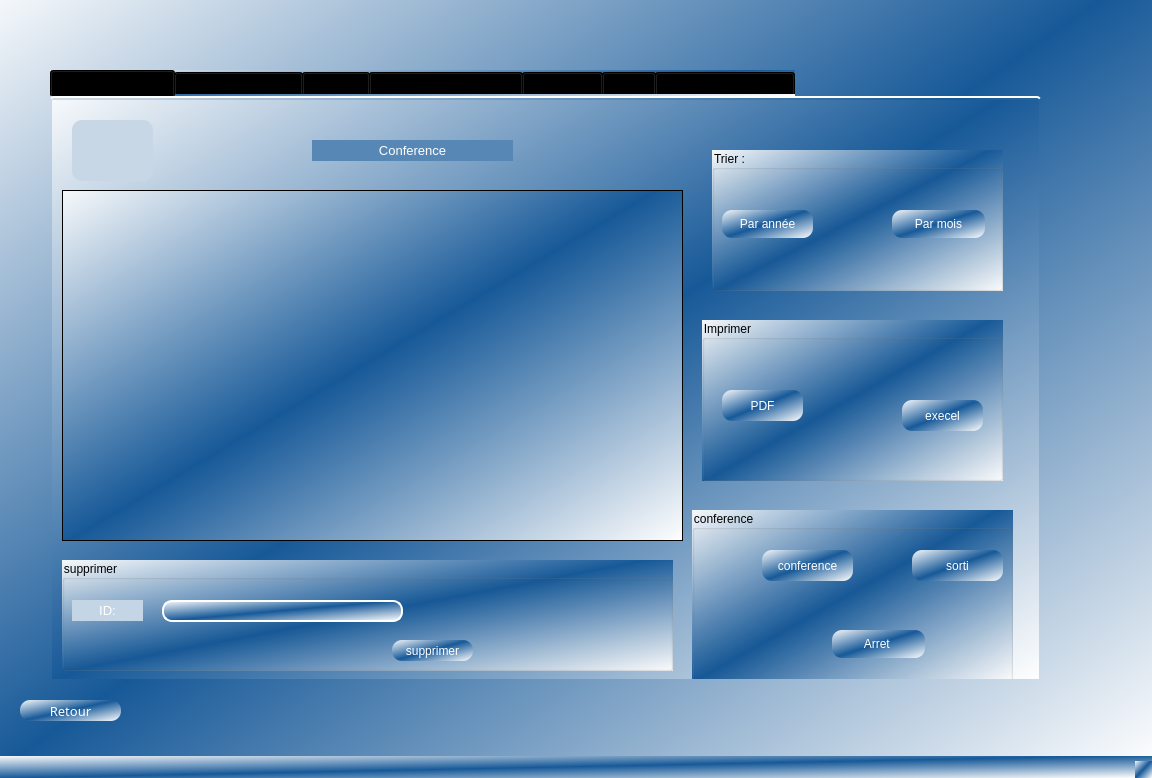
<?xml version="1.0" encoding="UTF-8"?>
<ui version="4.0">
 <class>Conference1</class>
 <widget class="QMainWindow" name="Conference1">
  <property name="geometry">
   <rect>
    <x>0</x>
    <y>0</y>
    <width>1152</width>
    <height>778</height>
   </rect>
  </property>
  <property name="windowTitle">
   <string>MainWindow</string>
  </property>
  <property name="styleSheet">
   <string notr="true">background-color: qlineargradient(spread:reflect, x1:0.478, y1:0.505682, x2:1, y2:1, stop:0 rgba(23, 89, 152, 255), stop:1 rgba(255, 255, 255, 255));</string>
  </property>
  <widget class="QWidget" name="centralwidget">
   <widget class="QTabWidget" name="tabWidget">
    <property name="geometry">
     <rect>
      <x>50</x>
      <y>70</y>
      <width>991</width>
      <height>611</height>
     </rect>
    </property>
    <property name="styleSheet">
     <string notr="true">
QTabWidget::pane { /* The tab widget frame */
    border-top: 2px solid #C2C7CB;
   border-color:white;
border-top-left-radius: 4px;
    border-top-right-radius: 4px;
    min-width: 8ex;
padding: 2px;
    top: -0.5em;
}
QTabBar::tab:selected, QTabBar::tab:hover {
    background: qlineargradient(x1: 0, y1: 0, x2: 0, y2: 1,
                                stop: 0 #fafafa, stop: 0.4 #f4f4f4,
                                stop: 0.5 #e7e7e7, stop: 1.0 #fafafa);
}
QTabWidget::scroller { /* the width of the scroll buttons */
    width: 20px;
}
</string>
    </property>
    <property name="currentIndex">
     <number>0</number>
    </property>
    <widget class="QWidget" name="tab">
     <attribute name="title">
      <string>Affiche conference</string>
     </attribute>
     <widget class="QLabel" name="label_9">
      <property name="geometry">
       <rect>
        <x>260</x>
        <y>40</y>
        <width>201</width>
        <height>21</height>
       </rect>
      </property>
      <property name="styleSheet">
       <string notr="true">background-color: rgb(87, 135, 181);</string>
      </property>
      <property name="text">
       <string>&lt;html&gt;&lt;head/&gt;&lt;body&gt;&lt;p align=&quot;center&quot;&gt;&lt;span style=&quot; font-size:10pt; color:#ffffff;&quot;&gt;Conference&lt;/span&gt;&lt;/p&gt;&lt;/body&gt;&lt;/html&gt;</string>
      </property>
     </widget>
     <widget class="QLabel" name="label_logo_2">
      <property name="geometry">
       <rect>
        <x>20</x>
        <y>20</y>
        <width>81</width>
        <height>61</height>
       </rect>
      </property>
      <property name="styleSheet">
       <string notr="true">    border-radius: 10px;
background-color: rgb(199, 215, 230);</string>
      </property>
      <property name="text">
       <string/>
      </property>
      <property name="pixmap">
       <pixmap>logo.png</pixmap>
      </property>
      <property name="scaledContents">
       <bool>true</bool>
      </property>
      <property name="wordWrap">
       <bool>false</bool>
      </property>
      <property name="margin">
       <number>0</number>
      </property>
     </widget>
     <widget class="QTableView" name="tab_conference">
      <property name="geometry">
       <rect>
        <x>10</x>
        <y>90</y>
        <width>621</width>
        <height>351</height>
       </rect>
      </property>
     </widget>
     <widget class="QGroupBox" name="groupBox_2">
      <property name="geometry">
       <rect>
        <x>10</x>
        <y>460</y>
        <width>611</width>
        <height>111</height>
       </rect>
      </property>
      <property name="title">
       <string>supprimer</string>
      </property>
      <widget class="QPushButton" name="supprimer2">
       <property name="geometry">
        <rect>
         <x>330</x>
         <y>80</y>
         <width>81</width>
         <height>21</height>
        </rect>
       </property>
       <property name="styleSheet">
        <string notr="true">*{color:white;
     border-radius: 10px;}
QPushButton:hover { 
background-color: #81a6ce; }</string>
       </property>
       <property name="text">
        <string>supprimer</string>
       </property>
      </widget>
      <widget class="QLineEdit" name="line_supprimer">
       <property name="geometry">
        <rect>
         <x>100</x>
         <y>40</y>
         <width>241</width>
         <height>22</height>
        </rect>
       </property>
       <property name="styleSheet">
        <string notr="true">*{  border-style: outset;
     border-width: 2px;
     border-radius: 10px;
    min-width: 10em;
  border-color: white;
 }</string>
       </property>
      </widget>
      <widget class="QLabel" name="label_date_discreption_2">
       <property name="geometry">
        <rect>
         <x>10</x>
         <y>40</y>
         <width>71</width>
         <height>21</height>
        </rect>
       </property>
       <property name="styleSheet">
        <string notr="true">background-color: rgb(196, 213, 229);</string>
       </property>
       <property name="text">
        <string>&lt;html&gt;&lt;head/&gt;&lt;body&gt;&lt;p align=&quot;center&quot;&gt;&lt;span style=&quot; font-size:10pt; color:#ffffff;&quot;&gt;ID:&lt;/span&gt;&lt;/p&gt;&lt;/body&gt;&lt;/html&gt;</string>
       </property>
      </widget>
     </widget>
     <widget class="QGroupBox" name="groupBox_3">
      <property name="geometry">
       <rect>
        <x>660</x>
        <y>50</y>
        <width>291</width>
        <height>141</height>
       </rect>
      </property>
      <property name="title">
       <string>Trier :</string>
      </property>
      <widget class="QPushButton" name="l_annee">
       <property name="geometry">
        <rect>
         <x>10</x>
         <y>60</y>
         <width>91</width>
         <height>28</height>
        </rect>
       </property>
       <property name="styleSheet">
        <string notr="true">*{color:white;
     border-radius: 10px;}
QPushButton:hover { 
background-color: #81a6ce; }</string>
       </property>
       <property name="text">
        <string>Par année</string>
       </property>
      </widget>
      <widget class="QPushButton" name="le_mois">
       <property name="geometry">
        <rect>
         <x>180</x>
         <y>60</y>
         <width>93</width>
         <height>28</height>
        </rect>
       </property>
       <property name="styleSheet">
        <string notr="true">*{color:white;
     border-radius: 10px;}
QPushButton:hover { 
background-color: #81a6ce; }</string>
       </property>
       <property name="text">
        <string>Par mois</string>
       </property>
      </widget>
     </widget>
     <widget class="QGroupBox" name="groupBox_6">
      <property name="geometry">
       <rect>
        <x>650</x>
        <y>220</y>
        <width>301</width>
        <height>161</height>
       </rect>
      </property>
      <property name="title">
       <string>Imprimer</string>
      </property>
      <widget class="QPushButton" name="pdf">
       <property name="geometry">
        <rect>
         <x>20</x>
         <y>70</y>
         <width>81</width>
         <height>31</height>
        </rect>
       </property>
       <property name="styleSheet">
        <string notr="true">*{color:white;
     border-radius: 10px;}
QPushButton:hover { 
background-color: #81a6ce; }</string>
       </property>
       <property name="text">
        <string>PDF</string>
       </property>
      </widget>
      <widget class="QPushButton" name="excel">
       <property name="geometry">
        <rect>
         <x>200</x>
         <y>80</y>
         <width>81</width>
         <height>31</height>
        </rect>
       </property>
       <property name="styleSheet">
        <string notr="true">*{color:white;
     border-radius: 10px;}
QPushButton:hover { 
background-color: #81a6ce; }</string>
       </property>
       <property name="text">
        <string>execel</string>
       </property>
      </widget>
     </widget>
     <widget class="QGroupBox" name="groupBox_9">
      <property name="geometry">
       <rect>
        <x>640</x>
        <y>410</y>
        <width>321</width>
        <height>171</height>
       </rect>
      </property>
      <property name="title">
       <string>conference</string>
      </property>
      <widget class="QPushButton" name="op">
       <property name="geometry">
        <rect>
         <x>70</x>
         <y>40</y>
         <width>91</width>
         <height>31</height>
        </rect>
       </property>
       <property name="styleSheet">
        <string notr="true">*{color:white;
     border-radius: 10px;}
QPushButton:hover { 
background-color: #81a6ce; }</string>
       </property>
       <property name="text">
        <string>conference</string>
       </property>
      </widget>
      <widget class="QPushButton" name="pushButton_3">
       <property name="geometry">
        <rect>
         <x>220</x>
         <y>40</y>
         <width>91</width>
         <height>31</height>
        </rect>
       </property>
       <property name="styleSheet">
        <string notr="true">*{color:white;
     border-radius: 10px;}
QPushButton:hover { 
background-color: #81a6ce; }</string>
       </property>
       <property name="text">
        <string>sorti</string>
       </property>
      </widget>
      <widget class="QPushButton" name="arret">
       <property name="geometry">
        <rect>
         <x>140</x>
         <y>120</y>
         <width>93</width>
         <height>28</height>
        </rect>
       </property>
       <property name="styleSheet">
        <string notr="true">*{color:white;
     border-radius: 10px;}
QPushButton:hover { 
background-color: #81a6ce; }</string>
       </property>
       <property name="text">
        <string>Arret </string>
       </property>
      </widget>
     </widget>
    </widget>
    <widget class="QWidget" name="ajouter">
     <attribute name="title">
      <string>Ajouter confference</string>
     </attribute>
     <widget class="QLabel" name="label_ac">
      <property name="geometry">
       <rect>
        <x>320</x>
        <y>50</y>
        <width>171</width>
        <height>41</height>
       </rect>
      </property>
      <property name="styleSheet">
       <string notr="true">background-color: rgb(75, 126, 175);</string>
      </property>
      <property name="text">
       <string>&lt;html&gt;&lt;head/&gt;&lt;body&gt;&lt;p align=&quot;center&quot;&gt;&lt;span style=&quot; font-size:11pt; color:#ffffff;&quot;&gt;Ajouter conference&lt;/span&gt;&lt;/p&gt;&lt;/body&gt;&lt;/html&gt;</string>
      </property>
     </widget>
     <widget class="QDateEdit" name="la_date">
      <property name="geometry">
       <rect>
        <x>180</x>
        <y>180</y>
        <width>241</width>
        <height>21</height>
       </rect>
      </property>
      <property name="styleSheet">
       <string notr="true">*{  border-style: outset;
color:white;
     border-width: 1px;
     border-radius: 10px;
    min-width: 10em;
  border-color: white;
 }</string>
      </property>
     </widget>
     <widget class="QLabel" name="label_date_discreption">
      <property name="geometry">
       <rect>
        <x>30</x>
        <y>180</y>
        <width>81</width>
        <height>21</height>
       </rect>
      </property>
      <property name="styleSheet">
       <string notr="true">background-color: rgb(145, 176, 206);
</string>
      </property>
      <property name="text">
       <string>&lt;html&gt;&lt;head/&gt;&lt;body&gt;&lt;p align=&quot;center&quot;&gt;&lt;span style=&quot; font-size:9pt; color:#ffffff;&quot;&gt;DATE :&lt;/span&gt;&lt;/p&gt;&lt;/body&gt;&lt;/html&gt;</string>
      </property>
     </widget>
     <widget class="QLineEdit" name="la_description">
      <property name="geometry">
       <rect>
        <x>180</x>
        <y>350</y>
        <width>241</width>
        <height>51</height>
       </rect>
      </property>
      <property name="styleSheet">
       <string notr="true">*{  border-style: outset;
     border-width: 2px;
     border-radius: 10px;
    min-width: 10em;
  border-color: white;
 }</string>
      </property>
     </widget>
     <widget class="QLabel" name="label_date_description">
      <property name="geometry">
       <rect>
        <x>10</x>
        <y>370</y>
        <width>91</width>
        <height>21</height>
       </rect>
      </property>
      <property name="styleSheet">
       <string notr="true">background-color: rgb(58, 114, 168);</string>
      </property>
      <property name="text">
       <string>&lt;html&gt;&lt;head/&gt;&lt;body&gt;&lt;p align=&quot;center&quot;&gt;&lt;span style=&quot; font-size:9pt; color:#ffffff;&quot;&gt;Adress :&lt;/span&gt;&lt;/p&gt;&lt;/body&gt;&lt;/html&gt;</string>
      </property>
     </widget>
     <widget class="QLabel" name="label_logo">
      <property name="geometry">
       <rect>
        <x>30</x>
        <y>20</y>
        <width>91</width>
        <height>71</height>
       </rect>
      </property>
      <property name="styleSheet">
       <string notr="true">    border-radius: 10px;
background-color: rgb(159, 186, 212);</string>
      </property>
      <property name="text">
       <string/>
      </property>
      <property name="pixmap">
       <pixmap>logo.png</pixmap>
      </property>
      <property name="scaledContents">
       <bool>true</bool>
      </property>
      <property name="alignment">
       <set>Qt::AlignLeading|Qt::AlignLeft|Qt::AlignVCenter</set>
      </property>
      <property name="wordWrap">
       <bool>false</bool>
      </property>
      <property name="margin">
       <number>0</number>
      </property>
      <property name="indent">
       <number>-1</number>
      </property>
     </widget>
     <widget class="QPushButton" name="confirmer">
      <property name="geometry">
       <rect>
        <x>520</x>
        <y>430</y>
        <width>81</width>
        <height>21</height>
       </rect>
      </property>
      <property name="styleSheet">
       <string notr="true">*{color:white;
     border-radius: 10px;}
QPushButton:hover { 
background-color: #81a6ce; }</string>
      </property>
      <property name="text">
       <string>confirmer</string>
      </property>
     </widget>
     <widget class="QLabel" name="label_date_description_3">
      <property name="geometry">
       <rect>
        <x>20</x>
        <y>270</y>
        <width>91</width>
        <height>21</height>
       </rect>
      </property>
      <property name="styleSheet">
       <string notr="true">background-color: rgb(77, 127, 176);</string>
      </property>
      <property name="text">
       <string>&lt;html&gt;&lt;head/&gt;&lt;body&gt;&lt;p align=&quot;center&quot;&gt;&lt;span style=&quot; font-size:9pt; color:#ffffff;&quot;&gt;Nom :&lt;/span&gt;&lt;/p&gt;&lt;/body&gt;&lt;/html&gt;</string>
      </property>
     </widget>
     <widget class="QLineEdit" name="le_nom">
      <property name="geometry">
       <rect>
        <x>180</x>
        <y>270</y>
        <width>241</width>
        <height>21</height>
       </rect>
      </property>
      <property name="styleSheet">
       <string notr="true">*{  border-style: outset;
     border-width: 2px;
     border-radius: 10px;
    min-width: 10em;
  border-color: white;
 }</string>
      </property>
     </widget>
     <zorder>label_logo</zorder>
     <zorder>label_ac</zorder>
     <zorder>la_date</zorder>
     <zorder>label_date_discreption</zorder>
     <zorder>la_description</zorder>
     <zorder>label_date_description</zorder>
     <zorder>confirmer</zorder>
     <zorder>label_date_description_3</zorder>
     <zorder>le_nom</zorder>
    </widget>
    <widget class="QWidget" name="modifier">
     <attribute name="title">
      <string>Modifier</string>
     </attribute>
     <widget class="QScrollArea" name="scrollArea">
      <property name="geometry">
       <rect>
        <x>0</x>
        <y>0</y>
        <width>911</width>
        <height>511</height>
       </rect>
      </property>
      <property name="widgetResizable">
       <bool>true</bool>
      </property>
      <widget class="QWidget" name="scrollAreaWidgetContents">
       <property name="geometry">
        <rect>
         <x>0</x>
         <y>0</y>
         <width>909</width>
         <height>509</height>
        </rect>
       </property>
       <widget class="QLabel" name="label_2">
        <property name="geometry">
         <rect>
          <x>50</x>
          <y>180</y>
          <width>111</width>
          <height>21</height>
         </rect>
        </property>
        <property name="styleSheet">
         <string notr="true">background-color: rgb(124, 161, 197);</string>
        </property>
        <property name="text">
         <string>&lt;html&gt;&lt;head/&gt;&lt;body&gt;&lt;p align=&quot;center&quot;&gt;&lt;span style=&quot; font-size:9pt; color:#ffffff;&quot;&gt;Date :&lt;/span&gt;&lt;/p&gt;&lt;/body&gt;&lt;/html&gt;</string>
        </property>
       </widget>
       <widget class="QLabel" name="label_date_description_2">
        <property name="geometry">
         <rect>
          <x>50</x>
          <y>340</y>
          <width>91</width>
          <height>21</height>
         </rect>
        </property>
        <property name="styleSheet">
         <string notr="true">background-color: rgb(56, 112, 166);</string>
        </property>
        <property name="text">
         <string>&lt;html&gt;&lt;head/&gt;&lt;body&gt;&lt;p align=&quot;center&quot;&gt;&lt;span style=&quot; font-size:9pt; color:#ffffff;&quot;&gt;Adress :&lt;/span&gt;&lt;/p&gt;&lt;/body&gt;&lt;/html&gt;</string>
        </property>
       </widget>
       <widget class="QLineEdit" name="lineEdit_adresse">
        <property name="geometry">
         <rect>
          <x>190</x>
          <y>320</y>
          <width>241</width>
          <height>61</height>
         </rect>
        </property>
        <property name="styleSheet">
         <string notr="true">*{  border-style: outset;
     border-width: 2px;
     border-radius: 10px;
    min-width: 10em;
  border-color: white;
 }</string>
        </property>
       </widget>
       <widget class="QLabel" name="label">
        <property name="geometry">
         <rect>
          <x>330</x>
          <y>20</y>
          <width>201</width>
          <height>21</height>
         </rect>
        </property>
        <property name="styleSheet">
         <string notr="true">background-color: rgb(87, 135, 181);</string>
        </property>
        <property name="text">
         <string>&lt;html&gt;&lt;head/&gt;&lt;body&gt;&lt;p align=&quot;center&quot;&gt;&lt;span style=&quot; font-size:10pt; color:#ffffff;&quot;&gt;Modifier conference&lt;/span&gt;&lt;/p&gt;&lt;/body&gt;&lt;/html&gt;</string>
        </property>
       </widget>
       <widget class="QLabel" name="label_logo_3">
        <property name="geometry">
         <rect>
          <x>30</x>
          <y>10</y>
          <width>91</width>
          <height>61</height>
         </rect>
        </property>
        <property name="acceptDrops">
         <bool>false</bool>
        </property>
        <property name="styleSheet">
         <string notr="true">    border-radius: 10px;
background-color: rgb(198, 214, 230);</string>
        </property>
        <property name="text">
         <string/>
        </property>
        <property name="pixmap">
         <pixmap>logo.png</pixmap>
        </property>
        <property name="scaledContents">
         <bool>true</bool>
        </property>
        <property name="alignment">
         <set>Qt::AlignHCenter|Qt::AlignTop</set>
        </property>
        <property name="wordWrap">
         <bool>false</bool>
        </property>
        <property name="margin">
         <number>0</number>
        </property>
       </widget>
       <widget class="QPushButton" name="confirmer_modifier">
        <property name="geometry">
         <rect>
          <x>660</x>
          <y>330</y>
          <width>91</width>
          <height>31</height>
         </rect>
        </property>
        <property name="styleSheet">
         <string notr="true">*{color:white;
     border-radius: 10px;}
QPushButton:hover { 
background-color: #81a6ce; }</string>
        </property>
        <property name="text">
         <string>confirmer</string>
        </property>
       </widget>
       <widget class="QLineEdit" name="lineEdit_nom">
        <property name="geometry">
         <rect>
          <x>190</x>
          <y>250</y>
          <width>241</width>
          <height>22</height>
         </rect>
        </property>
        <property name="styleSheet">
         <string notr="true">*{  border-style: outset;
     border-width: 2px;
     border-radius: 10px;
    min-width: 10em;
  border-color: white;
 }</string>
        </property>
       </widget>
       <widget class="QLabel" name="label_3">
        <property name="geometry">
         <rect>
          <x>50</x>
          <y>250</y>
          <width>101</width>
          <height>20</height>
         </rect>
        </property>
        <property name="styleSheet">
         <string notr="true">background-color: rgb(96, 141, 184);</string>
        </property>
        <property name="text">
         <string>&lt;html&gt;&lt;head/&gt;&lt;body&gt;&lt;p align=&quot;center&quot;&gt;&lt;span style=&quot; font-size:9pt; color:#ffffff;&quot;&gt;NOM :&lt;/span&gt;&lt;/p&gt;&lt;/body&gt;&lt;/html&gt;</string>
        </property>
       </widget>
       <widget class="QDateEdit" name="dateEdit_conference">
        <property name="geometry">
         <rect>
          <x>190</x>
          <y>180</y>
          <width>241</width>
          <height>22</height>
         </rect>
        </property>
        <property name="styleSheet">
         <string notr="true">*{  border-style: outset;
color:white;
     border-width: 1px;
     border-radius: 10px;
    min-width: 10em;
  border-color: white;
 }</string>
        </property>
       </widget>
       <widget class="QLineEdit" name="lineEdit_num">
        <property name="geometry">
         <rect>
          <x>190</x>
          <y>120</y>
          <width>241</width>
          <height>22</height>
         </rect>
        </property>
        <property name="styleSheet">
         <string notr="true">*{  border-style: outset;
     border-width: 2px;
     border-radius: 10px;
    min-width: 10em;
  border-color: white;
 }</string>
        </property>
       </widget>
       <widget class="QPushButton" name="video2">
        <property name="geometry">
         <rect>
          <x>650</x>
          <y>250</y>
          <width>111</width>
          <height>31</height>
         </rect>
        </property>
        <property name="styleSheet">
         <string notr="true">*{color:white;
     border-radius: 10px;}
QPushButton:hover { 
background-color: #81a6ce; }</string>
        </property>
        <property name="text">
         <string>ajouter_video</string>
        </property>
       </widget>
      </widget>
     </widget>
    </widget>
    <widget class="QWidget" name="tab_3">
     <attribute name="title">
      <string>statistique et Recherche</string>
     </attribute>
     <widget class="QGroupBox" name="groupBox">
      <property name="geometry">
       <rect>
        <x>40</x>
        <y>20</y>
        <width>841</width>
        <height>261</height>
       </rect>
      </property>
      <property name="title">
       <string>Recherche</string>
      </property>
      <widget class="QLineEdit" name="line_recherche">
       <property name="geometry">
        <rect>
         <x>40</x>
         <y>60</y>
         <width>231</width>
         <height>22</height>
        </rect>
       </property>
       <property name="styleSheet">
        <string notr="true">*{  border-style: outset;
     border-width: 2px;
     border-radius: 10px;
    min-width: 10em;
  border-color: white;
 }</string>
       </property>
      </widget>
      <widget class="QPushButton" name="recherche">
       <property name="geometry">
        <rect>
         <x>240</x>
         <y>110</y>
         <width>81</width>
         <height>31</height>
        </rect>
       </property>
       <property name="styleSheet">
        <string notr="true">*{color:white;
     border-radius: 10px;}
QPushButton:hover { 
background-color: #81a6ce; }</string>
       </property>
       <property name="text">
        <string>chercher</string>
       </property>
      </widget>
      <widget class="QTableView" name="table_recherche">
       <property name="geometry">
        <rect>
         <x>470</x>
         <y>40</y>
         <width>351</width>
         <height>192</height>
        </rect>
       </property>
      </widget>
     </widget>
     <widget class="QGroupBox" name="groupBox_4">
      <property name="geometry">
       <rect>
        <x>40</x>
        <y>310</y>
        <width>851</width>
        <height>181</height>
       </rect>
      </property>
      <property name="title">
       <string>statistique </string>
      </property>
      <widget class="QLabel" name="label_4">
       <property name="geometry">
        <rect>
         <x>40</x>
         <y>70</y>
         <width>71</width>
         <height>31</height>
        </rect>
       </property>
       <property name="styleSheet">
        <string notr="true">background-color: rgb(128, 164, 199);</string>
       </property>
       <property name="text">
        <string>&lt;html&gt;&lt;head/&gt;&lt;body&gt;&lt;p align=&quot;center&quot;&gt;&lt;span style=&quot; font-size:9pt; color:#ffffff;&quot;&gt;Annee :&lt;/span&gt;&lt;/p&gt;&lt;/body&gt;&lt;/html&gt;</string>
       </property>
      </widget>
      <widget class="QPushButton" name="pushButton_2">
       <property name="geometry">
        <rect>
         <x>420</x>
         <y>100</y>
         <width>91</width>
         <height>21</height>
        </rect>
       </property>
       <property name="styleSheet">
        <string notr="true">*{color:white;
     border-radius: 10px;}
QPushButton:hover { 
background-color: #81a6ce; }</string>
       </property>
       <property name="text">
        <string>Statitique</string>
       </property>
      </widget>
      <widget class="QLineEdit" name="stat_annee">
       <property name="geometry">
        <rect>
         <x>130</x>
         <y>70</y>
         <width>211</width>
         <height>22</height>
        </rect>
       </property>
       <property name="styleSheet">
        <string notr="true">*{  border-style: outset;
     border-width: 2px;
     border-radius: 10px;
    min-width: 10em;
  border-color: white;
 }</string>
       </property>
       <property name="maxLength">
        <number>2030</number>
       </property>
      </widget>
     </widget>
    </widget>
    <widget class="QWidget" name="tab_2">
     <attribute name="title">
      <string>Calandrier</string>
     </attribute>
     <widget class="QCalendarWidget" name="calendarWidget">
      <property name="geometry">
       <rect>
        <x>400</x>
        <y>50</y>
        <width>461</width>
        <height>401</height>
       </rect>
      </property>
      <property name="styleSheet">
       <string notr="true">*{font-size:18px;
color:rgb(180,180,180);
background-color:white;
selection-background-color:rgb(64,64,64);
selection-color:rgb(0,255,0);}</string>
      </property>
     </widget>
     <widget class="QGroupBox" name="groupBox_5">
      <property name="geometry">
       <rect>
        <x>10</x>
        <y>50</y>
        <width>361</width>
        <height>401</height>
       </rect>
      </property>
      <property name="title">
       <string>Date </string>
      </property>
      <widget class="QDateEdit" name="date_cc">
       <property name="geometry">
        <rect>
         <x>80</x>
         <y>90</y>
         <width>221</width>
         <height>22</height>
        </rect>
       </property>
       <property name="styleSheet">
        <string notr="true">*{  border-style: outset;
color:white;
     border-width: 1px;
     border-radius: 10px;
    min-width: 10em;
  border-color: white;
 }</string>
       </property>
      </widget>
      <widget class="QLabel" name="label_5">
       <property name="geometry">
        <rect>
         <x>10</x>
         <y>90</y>
         <width>56</width>
         <height>16</height>
        </rect>
       </property>
       <property name="text">
        <string>Date :</string>
       </property>
      </widget>
      <widget class="QLineEdit" name="line_calandrier">
       <property name="geometry">
        <rect>
         <x>40</x>
         <y>170</y>
         <width>261</width>
         <height>61</height>
        </rect>
       </property>
       <property name="styleSheet">
        <string notr="true">*{  border-style: outset;
     border-width: 2px;
     border-radius: 10px;
    min-width: 10em;
  border-color: white;
 }</string>
       </property>
      </widget>
      <widget class="QLineEdit" name="adresse_calandrier">
       <property name="geometry">
        <rect>
         <x>40</x>
         <y>290</y>
         <width>271</width>
         <height>61</height>
        </rect>
       </property>
       <property name="styleSheet">
        <string notr="true">*{  border-style: outset;
     border-width: 2px;
     border-radius: 10px;
    min-width: 10em;
  border-color: white;
 }</string>
       </property>
      </widget>
     </widget>
    </widget>
    <widget class="QWidget" name="tab_4">
     <attribute name="title">
      <string>video</string>
     </attribute>
     <widget class="QGroupBox" name="groupBox_7">
      <property name="geometry">
       <rect>
        <x>10</x>
        <y>10</y>
        <width>891</width>
        <height>461</height>
       </rect>
      </property>
      <property name="title">
       <string>video</string>
      </property>
      <widget class="QWidget" name="verticalLayoutWidget">
       <property name="geometry">
        <rect>
         <x>40</x>
         <y>20</y>
         <width>831</width>
         <height>341</height>
        </rect>
       </property>
       <layout class="QVBoxLayout" name="verticalLayout"/>
      </widget>
      <widget class="QPushButton" name="playPauseButton">
       <property name="geometry">
        <rect>
         <x>20</x>
         <y>370</y>
         <width>93</width>
         <height>28</height>
        </rect>
       </property>
       <property name="styleSheet">
        <string notr="true">*{color:white;
     border-radius: 10px;}
QPushButton:hover { 
background-color: #81a6ce; }</string>
       </property>
       <property name="text">
        <string>play</string>
       </property>
      </widget>
      <widget class="QPushButton" name="PauseButton">
       <property name="geometry">
        <rect>
         <x>140</x>
         <y>370</y>
         <width>93</width>
         <height>28</height>
        </rect>
       </property>
       <property name="styleSheet">
        <string notr="true">*{color:white;
     border-radius: 10px;}
QPushButton:hover { 
background-color: #81a6ce; }</string>
       </property>
       <property name="text">
        <string>pose</string>
       </property>
      </widget>
      <widget class="QPushButton" name="stopButton">
       <property name="geometry">
        <rect>
         <x>260</x>
         <y>370</y>
         <width>93</width>
         <height>28</height>
        </rect>
       </property>
       <property name="styleSheet">
        <string notr="true">*{color:white;
     border-radius: 10px;}
QPushButton:hover { 
background-color: #81a6ce; }</string>
       </property>
       <property name="text">
        <string>stop</string>
       </property>
      </widget>
     </widget>
    </widget>
    <widget class="QWidget" name="tab_5">
     <attribute name="title">
      <string>historique_visionnage</string>
     </attribute>
     <widget class="QGroupBox" name="groupBox_8">
      <property name="geometry">
       <rect>
        <x>10</x>
        <y>40</y>
        <width>881</width>
        <height>391</height>
       </rect>
      </property>
      <property name="title">
       <string>Histoique</string>
      </property>
      <widget class="QTableView" name="historique_tab">
       <property name="geometry">
        <rect>
         <x>440</x>
         <y>20</y>
         <width>421</width>
         <height>301</height>
        </rect>
       </property>
      </widget>
      <widget class="QPushButton" name="historique_button">
       <property name="geometry">
        <rect>
         <x>160</x>
         <y>160</y>
         <width>93</width>
         <height>28</height>
        </rect>
       </property>
       <property name="styleSheet">
        <string notr="true">*{color:white;
     border-radius: 10px;}
QPushButton:hover { 
background-color: #81a6ce; }</string>
       </property>
       <property name="text">
        <string>historique</string>
       </property>
      </widget>
     </widget>
    </widget>
   </widget>
   <widget class="QLabel" name="label_6">
    <property name="geometry">
     <rect>
      <x>0</x>
      <y>-10</y>
      <width>1161</width>
      <height>771</height>
     </rect>
    </property>
    <property name="text">
     <string/>
    </property>
    <property name="pixmap">
     <pixmap>cto.jpg</pixmap>
    </property>
    <property name="scaledContents">
     <bool>true</bool>
    </property>
   </widget>
   <widget class="QPushButton" name="retour">
    <property name="geometry">
     <rect>
      <x>20</x>
      <y>700</y>
      <width>101</width>
      <height>21</height>
     </rect>
    </property>
    <property name="font">
     <font>
      <family>Gill Sans MT</family>
      <pointsize>10</pointsize>
     </font>
    </property>
    <property name="styleSheet">
     <string notr="true">*{color:white;
     border-radius: 10px;}
QPushButton:hover { 
background-color: #81a6ce; }</string>
    </property>
    <property name="text">
     <string>Retour</string>
    </property>
    <property name="icon">
     <iconset>
      <normaloff>back.png</normaloff>back.png</iconset>
    </property>
    <property name="iconSize">
     <size>
      <width>27</width>
      <height>22</height>
     </size>
    </property>
   </widget>
   <zorder>label_6</zorder>
   <zorder>tabWidget</zorder>
   <zorder>retour</zorder>
  </widget>
  <widget class="QMenuBar" name="menubar">
   <property name="geometry">
    <rect>
     <x>0</x>
     <y>0</y>
     <width>1152</width>
     <height>26</height>
    </rect>
   </property>
  </widget>
  <widget class="QStatusBar" name="statusbar"/>
  <action name="actionAjouter_agent">
   <property name="text">
    <string>Ajouter agent</string>
   </property>
  </action>
  <action name="actionchat_bot">
   <property name="text">
    <string>chat bot</string>
   </property>
  </action>
  <action name="actionAjouter_chercheur">
   <property name="text">
    <string>Ajouter chercheur</string>
   </property>
  </action>
  <action name="actionlister_Chercheur">
   <property name="text">
    <string>lister Chercheur</string>
   </property>
  </action>
  <action name="actionAjouter_Article">
   <property name="text">
    <string>Ajouter Article</string>
   </property>
  </action>
  <action name="actionlister_Article">
   <property name="text">
    <string>lister Article</string>
   </property>
  </action>
 </widget>
 <resources/>
 <connections/>
</ui>
